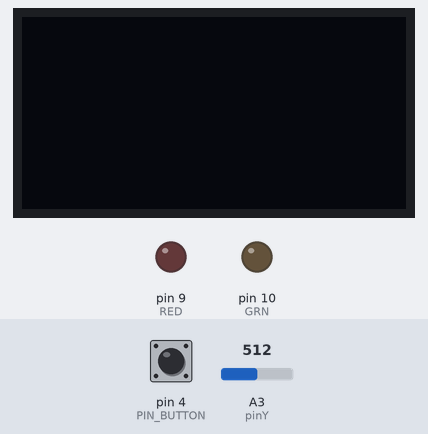
A sketch run on a simulated Arduino Uno, built with avr-gcc and run on an emulated ATmega328P. On the bench: 128×64 one-colour display, output pins drawn as LEDs (lit = HIGH). The inputs (shaded band) are chosen by the test bench; at power-on: pin 4 (PIN_BUTTON) HIGH, A3 (pinY) = 512. What the sketch prints to the serial monitor is not drawn.

Above: at 1.2 s.
1.3 s: pin 4 (PIN_BUTTON) pulled LOW for 0.15 s
At 1.6 s:
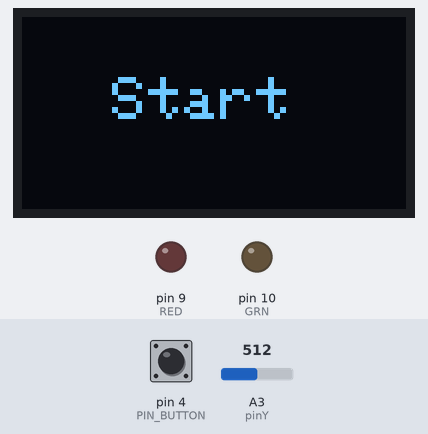
4.4 s: pin 4 (PIN_BUTTON) pulsed LOW 5 times (0.12 s each, 0.3 s apart)
7.4 s: pin 4 (PIN_BUTTON) pulled LOW for 1 s
At 8.4 s:
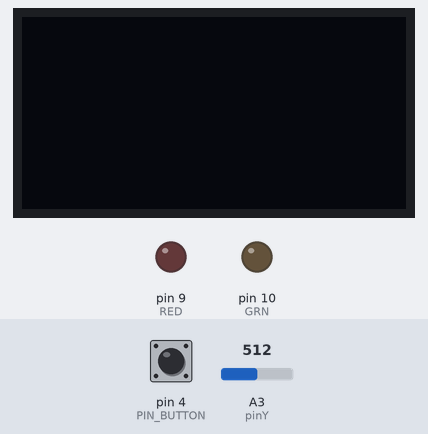
Timing chart, 0 to 10.4 s (numbered marks = the images above; inputs shaded):
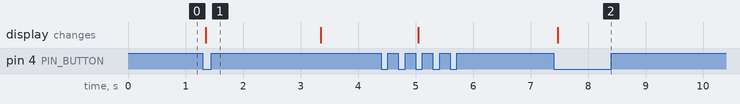

The sketch:

uno.ino
```cpp
#include <TaskScheduler.h>
#include <SPI.h>
#include <Wire.h>
#include <Adafruit_GFX.h>
#include <Adafruit_SSD1306.h>

#define PIN_BUTTON 4
#define RED 9
#define GRN 10
#define SCREEN_WIDTH 128 // OLED display width, in pixels
#define SCREEN_HEIGHT 64 // OLED display height, in pixels
// Declaration for an SSD1306 display connected to I2C (SDA, SCL pins)
#define OLED_RESET     -1 // Reset pin # (or -1 if sharing Arduino reset pin)
#define pinY    A3  // ось Y джойстика

// Создаем объекты
Scheduler userScheduler;   // планировщик
Adafruit_SSD1306 display(SCREEN_WIDTH, SCREEN_HEIGHT, &Wire, OLED_RESET);

byte clicks = 0; //количество нажатий кнопки
byte scrCnt = 0; // счетчик для таймера экрана
long recDistance1 = 0; // дистанция 1 с Uno
long recDistance2 = 0; // дистанция 2 с Uno
long diff = 0; // разница
int joystickData = 0; // джойстик

// переменные и константы для обработки сигнала кнопки
boolean flagPress = false;    // признак кнопка в нажатом состоянии
boolean flagClick = false;    // признак нажатия кнопки (фронт)
byte  buttonCount = 0;        // счетчик подтверждений состояния кнопки
#define TIME_BUTTON 12       // время устойчивого состояния кнопки (* 2 мс)

boolean flagShowscreen = false;
boolean flagDistance1 = false; // флаг для приема дистанции1
boolean flagDistance2 = false; // флаг для приема дистанции2

String strData = ""; // для данных с Serial
boolean recievedFlag = false; // флаг получения данных на Serial
String tempStr = "";

void showscreen() ;   //задаем прототип для вывода на экран "Start"
void buttonclick();   //задаем прототип для нажатия кнопки
void sendData();   //задаем прототип для отправки данных

Task taskShowscreen(TASK_SECOND * 1 , TASK_FOREVER, &showscreen);   //указываем задание
Task taskButtonclick(TASK_MILLISECOND * 2 , TASK_FOREVER, &buttonclick);   //указываем задание
Task taskSendData(TASK_MILLISECOND * 350 , TASK_FOREVER, &sendData);   //указываем задание

void setup() {
  Serial.begin(9600);

  //инициализация дисплея
  if(!display.begin(SSD1306_SWITCHCAPVCC, 0x3C)) { // Address 0x3D for 128x64

    for(;;); // Don't proceed, loop forever
  }
  // Clear the buffer
  display.clearDisplay();
  display.setTextSize(2);      // Normal 1:1 pixel scale
  display.setTextColor(SSD1306_WHITE); // Draw white text
  display.cp437(true);         // Use full 256 char 'Code Page 437' font

  pinMode(PIN_BUTTON, INPUT_PULLUP); // Устаовили тип пина
  pinMode(RED, OUTPUT);
  pinMode(GRN, OUTPUT);
  pinMode(pinY, INPUT);

  //добавляем задания в обработчик
  userScheduler.addTask(taskShowscreen);
  userScheduler.addTask(taskButtonclick);
  userScheduler.addTask(taskSendData);
  taskButtonclick.enable();
  taskSendData.enable();
}

void loop() {
  //запуск планировщика заданий
  userScheduler.execute();

 switch (clicks) { 	// проверка порядка нажатия кнопки
 case  1:
  digitalWrite(RED, LOW);
  digitalWrite(GRN, LOW);
  flagDistance2 = false;
  if (!flagShowscreen){
  taskShowscreen.enable();   //включаем задание
  display.clearDisplay();
  display.setTextSize(2);
  display.setCursor(30, 20);     // Start at center
  display.println("Start");
  flagShowscreen = true;
  display.display();
  }

  if (scrCnt > 2) {  // через 2 с очищаем дисплей
   taskShowscreen.disable();
   scrCnt = 0;
     if (clicks == 1) {
         display.clearDisplay();
         display.display();
		 }
   }
 break;
 case 2:
 scrCnt = 0;
 if (!flagDistance1){
 display.clearDisplay();
 tempStr = recieveData();
  if (tempStr != "") {
   display.setTextSize(1);
   display.setCursor(0, 0);
   display.print("Distance 1 = ");
   recDistance1 = tempStr.toInt();
   display.println(recDistance1);
   display.display();
   flagDistance1 = true;
   }
  }
 tempStr = recieveData(); // читаем, чтобы очищать буфер
 break;
 case 3:
 flagShowscreen = false;
 flagDistance1 = false;
 if (!flagDistance2){
 display.setTextSize(1);
 tempStr = recieveData();
  if (tempStr != "") {
   display.setCursor(0, 20);
   display.print("Distance 2 = ");
   recDistance2 = tempStr.toInt();
   display.println(recDistance2);
   display.setCursor(0, 40);
   display.print("Difference = ");
   diff = recDistance2 - recDistance1;
   display.println(diff);
   display.display();
   flagDistance2 = true;
if ((diff >= 30) && (diff <= 70))
{
    digitalWrite(RED, LOW);
    digitalWrite(GRN, HIGH);
}
if ((diff > 30) && (diff > 70))
{
    digitalWrite(RED, HIGH);
    digitalWrite(GRN, HIGH);
}

if ((diff < 30) && (diff < 70))
{
    digitalWrite(RED, HIGH);
    digitalWrite(GRN, LOW);
}
  }
 }
 tempStr = recieveData(); // читаем, чтобы очищать буфер
 break;
 }
}

void showscreen() {  // отсчет 2 с
 scrCnt++;
}

void buttonclick() { //
   if (flagPress == (! digitalRead(PIN_BUTTON))) {
     // признак flagPress = текущему состоянию кнопки
     // (инверсия т.к. активное состояние кнопки LOW)
     // т.е. состояние кнопки осталось прежним
     buttonCount = 0;  // сброс счетчика подтверждений состояния кнопки
  }
  else {
     // признак flagPress не = текущему состоянию кнопки
     // состояние кнопки изменилось
     buttonCount++;   // +1 к счетчику состояния кнопки

     if (buttonCount >= TIME_BUTTON) {
      // состояние кнопки не мянялось в течение заданного времени
      // состояние кнопки стало устойчивым
      flagPress = ! flagPress; // инверсия признака состояния
      buttonCount = 0;  // сброс счетчика подтверждений состояния кнопки

      if (flagPress == true) flagClick = true; // признак фронта кнопки на нажатие
     }
  }

  // блок управления светодиодом
  if (flagClick == true) {
    // было нажатие кнопки
   clicks++;
   if (clicks == 4)
       {clicks = 1;}

    flagClick = false;       // сброс признака фронта кнопки


  }
}

String recieveData(){
if (Serial.available() > 0) {  // если есть что-то на вход
    strData = "";                // очистить строку
    while (Serial.available() > 0) {
      // пока идут данные
      strData += (char)Serial.read();  // получаем данные
      delay(2);                        // обязательно задержка, иначе вылетим из цикла раньше времени
    }
    recievedFlag = true;  // поднять флаг что получили данные
  }

 if (recievedFlag) {
      recievedFlag = false;  // данные приняты
      return strData;
     }
  else
     return "";

}

void sendData(){
// считать джойстик
joystickData = analogRead(pinY);
Serial.println(joystickData);
}
```

Measured:
- after the input at 1.3 s, the display: changes after 0.05 s (image 1)
- after the input at 7.4 s, the display: changes after 0.08 s (image 2)
